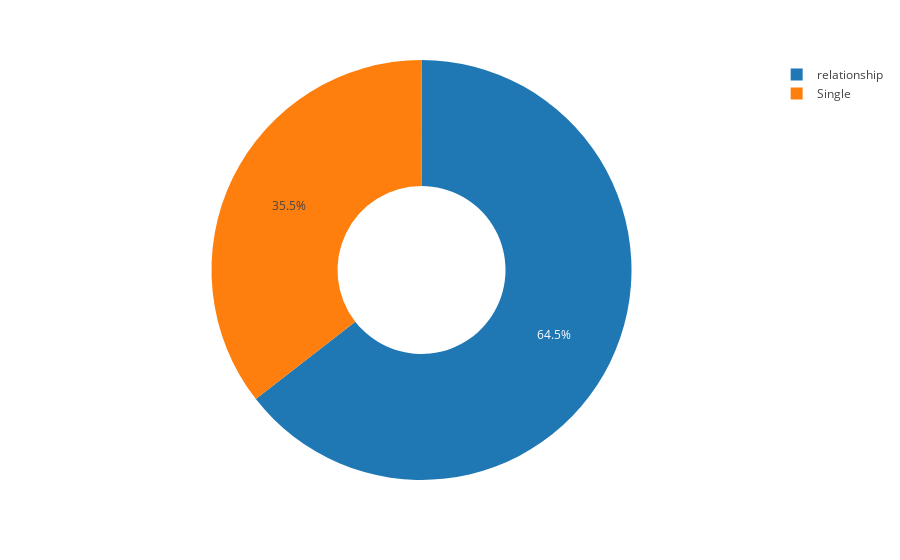

The notebook cell this image was saved under:
### Code cell
fig =  px.pie (df, names = "Marital_Status", hole = 0.4, template = "gridon")
fig.show ()

### Figure 1 — Plotly figure (JSON) as saved in the notebook; plotly's stock layout.template omitted (floating-point values rounded to 4 significant figures; data arrays with more than 128 entries replaced by an {"elided": "..."} marker saying what was removed)
{"data": [{"domain": {"x": [0, 1], "y": [0, 1]}, "hole": 0.4, "hovertemplate": "Marital_Status=%{label}<extra></extra>", "labels": {"elided": "2240 str values"}, "legendgroup": "", "name": "", "showlegend": true, "type": "pie"}], "layout": {"legend": {"tracegroupgap": 0}, "margin": {"t": 60}}}
